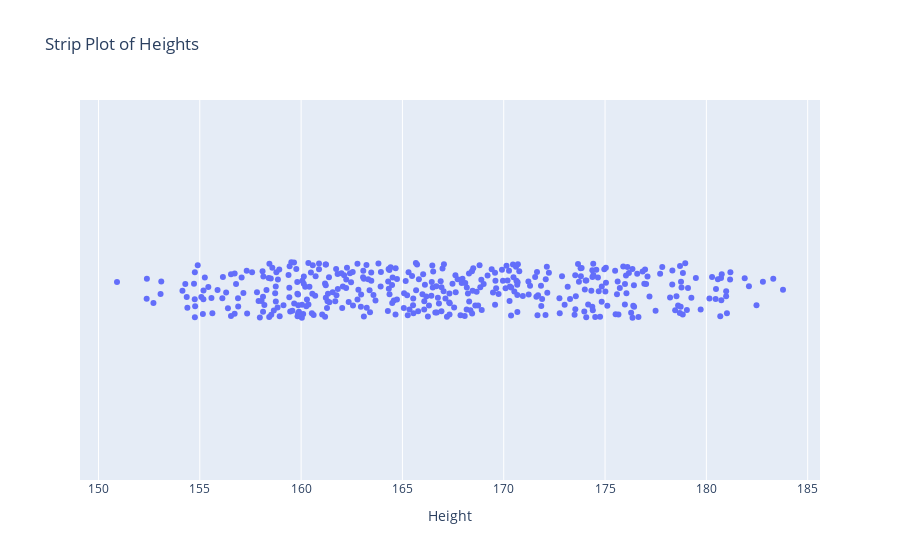

The notebook cell saved with this chart:
### Code cell
#creating the 1d visualizations
#strip chart
#whole data
px.strip(adults, x="Height", title="Strip Plot of Heights")

### Figure 1 — Plotly figure (JSON) as saved in the notebook; plotly's stock layout.template omitted (floating-point values rounded to 4 significant figures; data arrays with more than 128 entries replaced by an {"elided": "..."} marker saying what was removed)
{"data": [{"alignmentgroup": "True", "boxpoints": "all", "fillcolor": "rgba(255,255,255,0)", "hoveron": "points", "hovertemplate": "Height=%{x}<extra></extra>", "legendgroup": "", "line": {"color": "rgba(255,255,255,0)"}, "marker": {"color": "#636efa"}, "name": "", "offsetgroup": "", "orientation": "h", "pointpos": 0, "showlegend": false, "type": "box", "x": {"elided": "400 float values"}, "x0": " ", "xaxis": "x", "y0": " ", "yaxis": "y"}], "layout": {"boxmode": "group", "legend": {"tracegroupgap": 0}, "title": {"text": "Strip Plot of Heights"}, "xaxis": {"anchor": "y", "domain": [0, 1], "title": {"text": "Height"}}, "yaxis": {"anchor": "x", "domain": [0, 1]}}}
